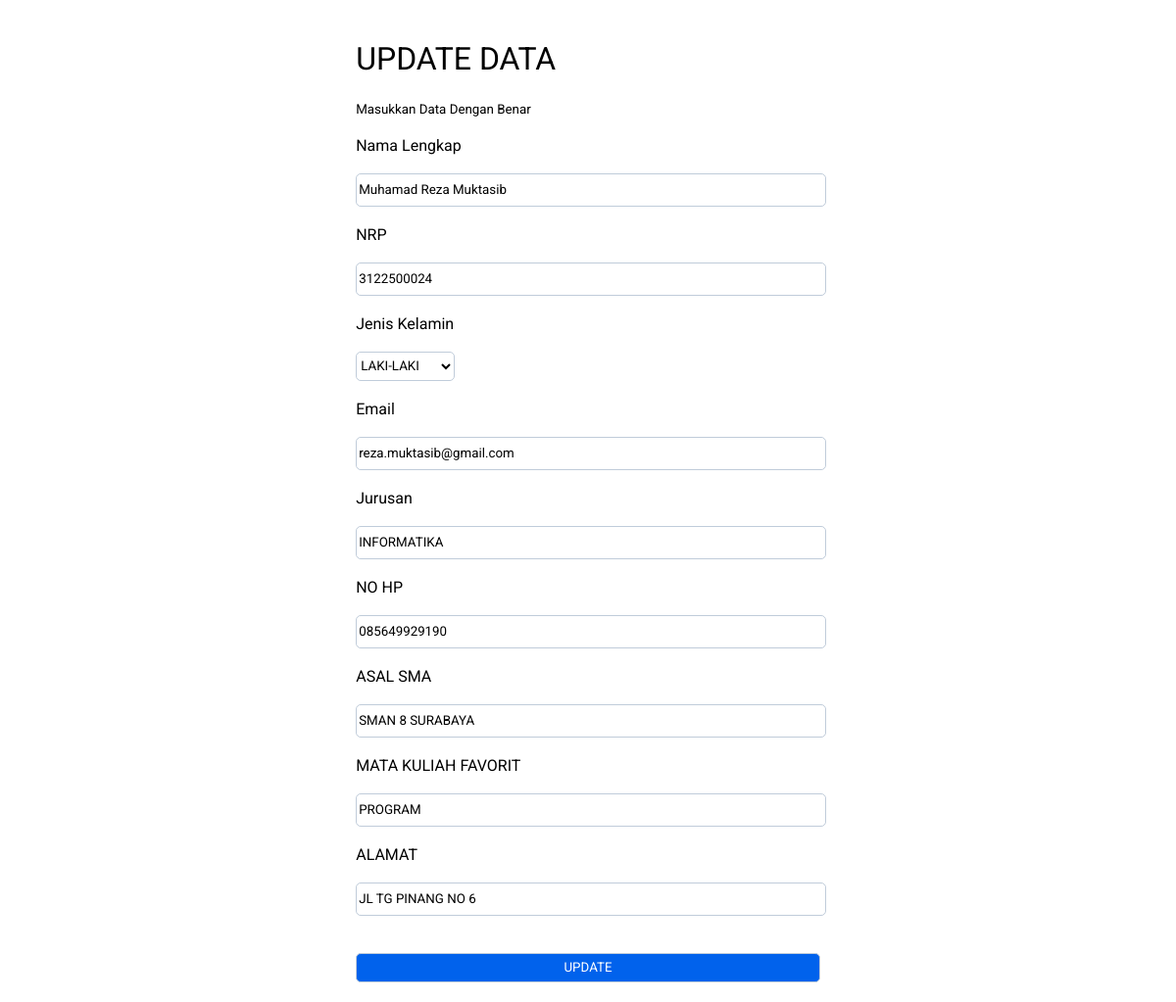
The page /update.php?id=26 on the database its author committed.
### tables this page shows
CREATE TABLE `tb_mahasiswa` (
  `ID` int(11) NOT NULL,
  `NRP` varchar(20) NOT NULL,
  `NAMA` varchar(30) NOT NULL,
  `GENDER` tinyint(1) NOT NULL,
  `JURUSAN` varchar(30) NOT NULL,
  `EMAIL` varchar(50) NOT NULL,
  `ALAMAT` text NOT NULL,
  `HP` varchar(15) NOT NULL,
  `SMA` varchar(30) NOT NULL,
  `F_MATKUL` varchar(30) NOT NULL
);

### update.php (the view, shortened to what this page needs)
<?php
include "db.php";
$show = mysqli_query($conn,"SELECT * FROM `tb_mahasiswa` WHERE ID = '".$_GET['id']."'");
$row = mysqli_fetch_array($show);
?>
<!DOCTYPE html>
<html lang="en">
<head>
</head>
<body>
<div class="main">
        <form action="" method="POST" class="daftar">
            <h1>UPDATE DATA</h1>
            <small>Masukkan Data Dengan Benar</small><br><br>
                <label for="nama">Nama Lengkap</label><br><br>
                <input type="text" name="nama" placeholder="" value="<?= $row[2]?>" required><br><br>
                <label for="nro">NRP</label><br><br>
                <input type="text" name="nrp" placeholder="" value="<?= $row[1]?>" required><br><br>
                <label for="gen">Jenis Kelamin</label><br><br>
                <select name="gen" id="gender"><br><br>
                    <option value="1">LAKI-LAKI</option>
                </select><br><br>
                <label for="email">Email</label><br><br>
                <input type="email" name="email" placeholder="" value="<?= $row[5]?>" required><br><br>
                <label for="jur">Jurusan</label><br><br>
                <input type="text" name="jur" placeholder="" value="<?= $row[4]?>" required><br><br>
                <label for="hp">NO HP</label><br><br>
                <input type="text" name="hp" placeholder="" value="<?= $row[7]?>" required><br><br>
                <label for="sma">ASAL SMA</label><br><br>
            <input type="text" name="sma" placeholder="" value="<?= $row[8]?>" required><br><br>
            <label for="mk">MATA KULIAH FAVORIT</label><br><br>
            <input type="text" name="mk" placeholder="" value="<?= $row[9]?>" required><br><br>
            <label for="alamat">ALAMAT </label><br><br>
            <input type="text" name="alamat" placeholder="" value="<?= $row[6]?>" required><br><br>
            <br>
            <input class="btn" type="submit" name="submitted" value="UPDATE">
        </form>
    </div>
</body>
</html>

### update.php (style rules this page uses)
* { background-color: var(--bgBlack); color: var(--hitam); font-family: 'Roboto', sans-serif; font-weight: 400; }
.main { display: flex; justify-content: center; align-items:center; margin-top: 20px; margin-bottom: 20px; }
.daftar { width: 40%; }
.daftar label { font-weight: 400; }
.daftar select { border: 1px solid #C0CCDA; border-radius: 5px; height: 30px; }
.daftar input { border: 1px solid #C0CCDA; border-radius: 5px; height: 30px; width: 100%; }
.btn { background-color: #0162EC; color: white }

### rows shown on the page
tb_mahasiswa: nama "Muhamad Reza Muktasib", nrp "3122500024", email "reza.muktasib@gmail.com", jur "INFORMATIKA", hp "085649929190", sma "SMAN 8 SURABAYA", mk "PROGRAM", alamat "JL TG PINANG NO 6"
